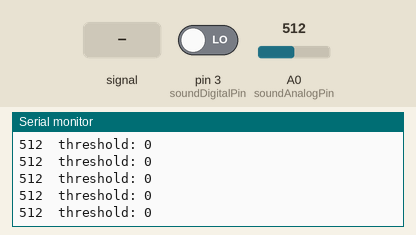
The sketch below on a simulated Arduino Uno, built with avr-gcc and run on an emulated ATmega328P. Shown: the last lines printed to the serial monitor. Inputs (shaded band) come from the test bench; at power-on: A0 (soundAnalogPin) = 512, pin 3 (soundDigitalPin) LOW.

Above: at 1.2 s.
1.3 s: A0 (soundAnalogPin) fed a 200 Hz sine of ±81 counts around its level
At 1.31 s:
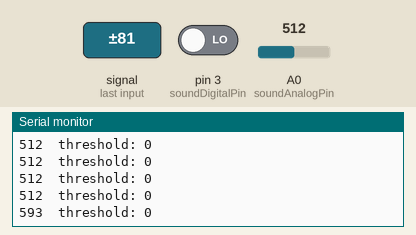
2.8 s: A0 (soundAnalogPin) set to 716
At 2.82 s:
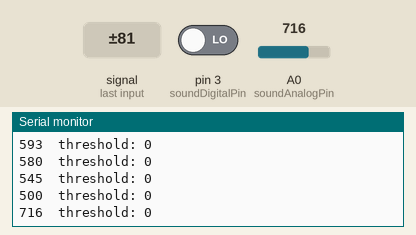
4.3 s: pin 3 (soundDigitalPin) driven HIGH
At 4.32 s:
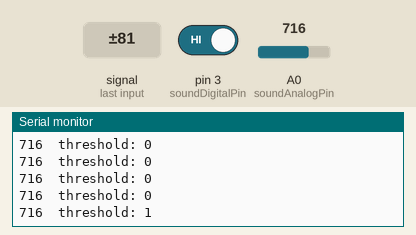
5.8 s: A0 (soundAnalogPin) fed a 1000 Hz sine of ±255 counts around its level
At 5.83 s:
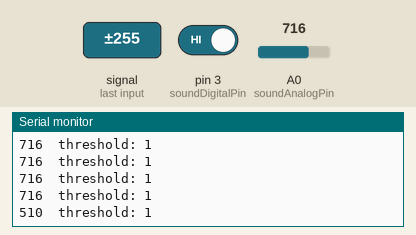
7.3 s: A0 (soundAnalogPin) set to 900
At 7.34 s:
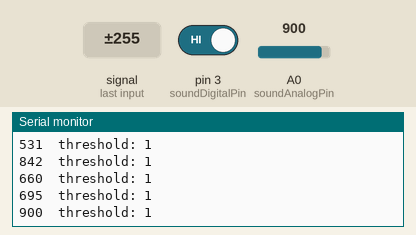
8.8 s: pin 3 (soundDigitalPin) driven LOW
At 8.85 s:
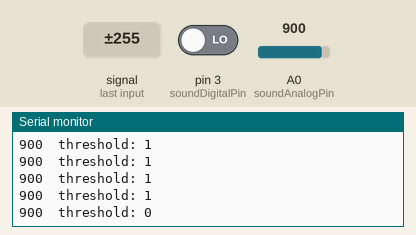
Timing chart, 0 to 11.3 s (numbered marks = the images above; inputs shaded):
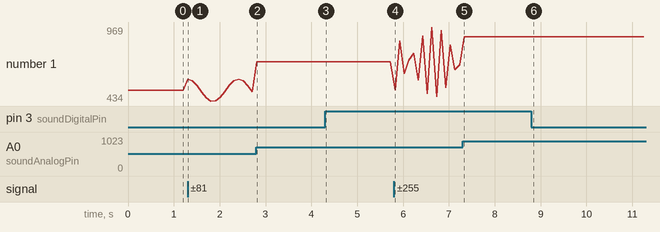

Measured:
- after the input at 1.3 s, the serial monitor: prints a new line at once (image 1)
- after the input at 2.8 s, the serial monitor: prints a new line at once (image 2)
- after the input at 4.3 s, the serial monitor: prints a new line at once (image 3)
- after the input at 5.8 s, the serial monitor: prints a new line at once (image 4)
- after the input at 7.3 s, the serial monitor: prints a new line at once (image 5)
- after the input at 8.8 s, the serial monitor: prints a new line at once (image 6)
- plotted number 1: 512 → 500 after the input at 1.3 s, 500 → 716 after the input at 2.8 s, 716 → 695 after the input at 5.8 s, 695 → 900 after the input at 7.3 s

The sketch:

sound-level.ino
```cpp
// Module 5 — Surveillance Kit: sound sensor.
// Module: power to 5V and GND, AO to A0, DO to pin 3.
const int soundAnalogPin = A0;
const int soundDigitalPin = 3;

void setup() {
  Serial.begin(9600);
  pinMode(soundDigitalPin, INPUT);
}

void loop() {
  int level = analogRead(soundAnalogPin);
  int triggered = digitalRead(soundDigitalPin);
  Serial.print(level);
  Serial.print("  threshold: ");
  Serial.println(triggered);
  delay(100);
}
```
